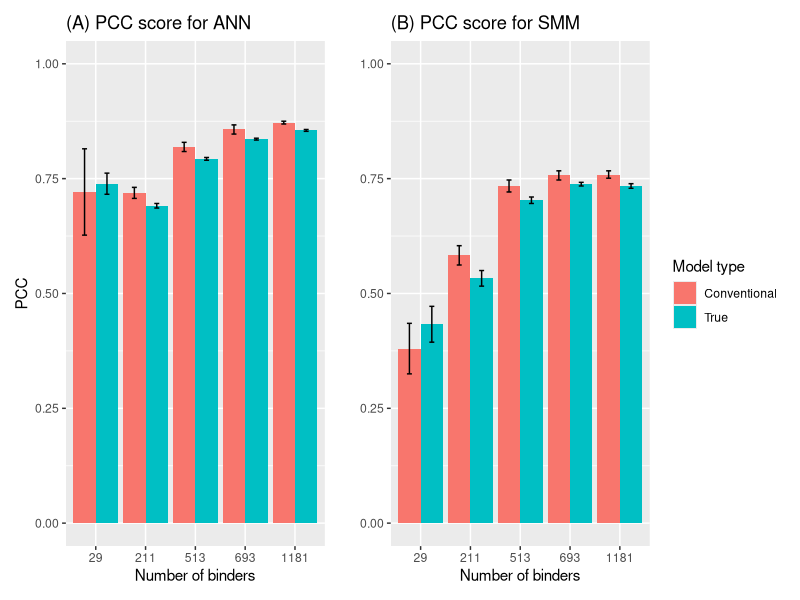
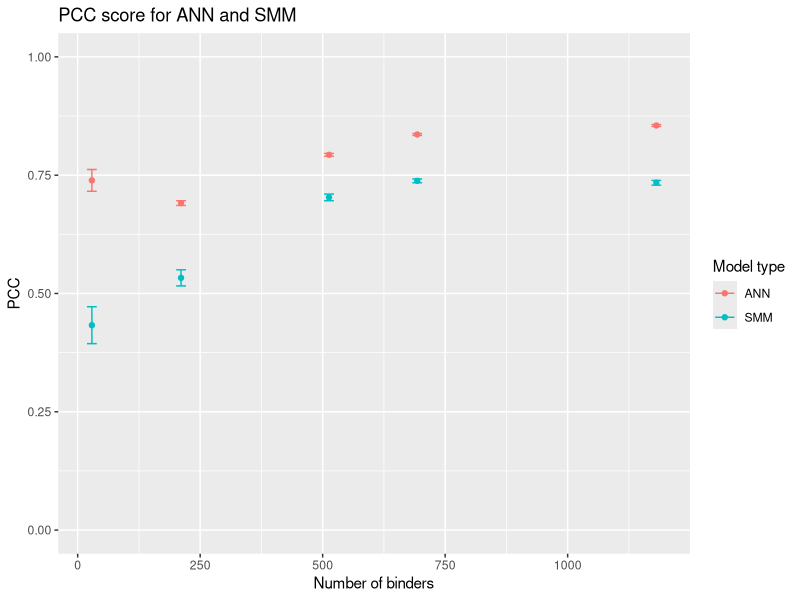

Recreate these plots in R, in order.
library(tidyverse)
library(ggplot2)
library(stringi)
library(patchwork)
binder_number <- c('29', '211', '513', '693', '1181')
conventional_ann <- c(0.721,0.719,0.819,0.857,0.872)
true_ann <- c(0.739,0.691,0.793,0.836,0.855)
conventional_error_ann <- c(0.094,0.012,0.01,0.01,0.003)
true_error_ann <- c(0.023,0.005,0.003,0.002,0.002)
conventional_smm <- c(0.38,0.583,0.734,0.757,0.759)
true_smm <- c(0.433,0.533,0.703,0.738,0.734)
conventional_error_smm <- c(0.055,0.021,0.013,0.01,0.008)
true_error_smm <- c(0.039,0.017,0.007,0.004,0.005)

errorbars_ann <- paste(conventional_error_ann,true_error_ann,collapse = ' ')
errorbars_ann <- stri_split_boundaries(errorbars_ann, simplify = TRUE) %>% 
  as.numeric(unlist(.))

errorbars_smm <- paste(conventional_error_smm,true_error_smm,collapse = ' ')
errorbars_smm <- stri_split_boundaries(errorbars_smm, simplify = TRUE) %>% 
  as.numeric(unlist(.))

data_ann <- data.frame(
  binder_number,
  conventional_ann,
  true_ann)

plot_data_ann <- data_ann %>%
  as_tibble() %>% 
  pivot_longer(!binder_number,
               names_to = "model_type",
               values_to = "PCC")

ANN_plot <- plot_data_ann %>% 
  ggplot(.,
         mapping = aes(x = binder_number,
                       y = PCC,
                       fill = model_type)) + 
  geom_col(position = "dodge") +
  geom_errorbar(aes(ymin = PCC - errorbars_ann,
                    ymax = PCC + errorbars_ann),
                    width = 0.2,
                    position = position_dodge(0.9)) + 
  labs(title = "(A) PCC score for ANN",
       fill = "Model type",
       x = "Number of binders") +
  ylim(0,1) +
  theme(legend.position = "none") + 
  scale_x_discrete(limits = c('29', '211', '513', '693', '1181'))

data_smm <- data.frame(
  binder_number,
  conventional_smm,
  true_smm)

plot_data_smm <- data_smm %>%
  as_tibble() %>% 
  pivot_longer(!binder_number,
               names_to = "model_type",
               values_to = "PCC")

SMM_plot <- plot_data_smm %>% 
  ggplot(.,
         mapping = aes(x = binder_number,
                       y = PCC,
                       fill = model_type)) + 
  geom_col(position = "dodge") +
  geom_errorbar(aes(ymin = PCC - errorbars_smm,
                    ymax = PCC + errorbars_smm),
                width = 0.2,
                position = position_dodge(0.9)) + 
  labs(title = "(B) PCC score for SMM",
       fill = "Model type",
       x = "Number of binders",
       y = "") +
  ylim(0,1) +
  scale_fill_discrete(labels = c("Conventional","True")) + 
  scale_x_discrete(limits = c('29', '211', '513', '693', '1181'))
  
### Bar plots 
ANN_plot + SMM_plot

### Point plots for comparing performance of True
# first calculate errorbars
errorbars_combined <- paste(true_error_ann,true_error_smm,collapse = ' ')
errorbars_combined <- stri_split_boundaries(errorbars_combined, simplify = TRUE) %>% 
  as.numeric(unlist(.))
#and some formatting
binder_number_num <- c(29, 211, 513, 693, 1181)

pointplot <- data.frame(
  binder_number_num,
  true_ann,
  true_smm) %>% 
  as_tibble() %>% 
  pivot_longer(!binder_number_num,
               names_to = "model_type",
               values_to = "PCC") %>% 
  ggplot(.,
         mapping = aes(x = binder_number_num,
         y = PCC,
         color = model_type)) + 
  geom_point() + 
  labs(title = "PCC score for ANN and SMM",
       color = "Model type",
       x = "Number of binders") +
  ylim(0,1) +
  geom_errorbar(aes(ymin = PCC - errorbars_combined,
                    ymax = PCC + errorbars_combined),
                width = 20) +
  scale_color_discrete(labels = c("ANN","SMM")) #+ 
  #scale_x_discrete(limits = c('29', '211', '513', '693', '1181'))

pointplot
